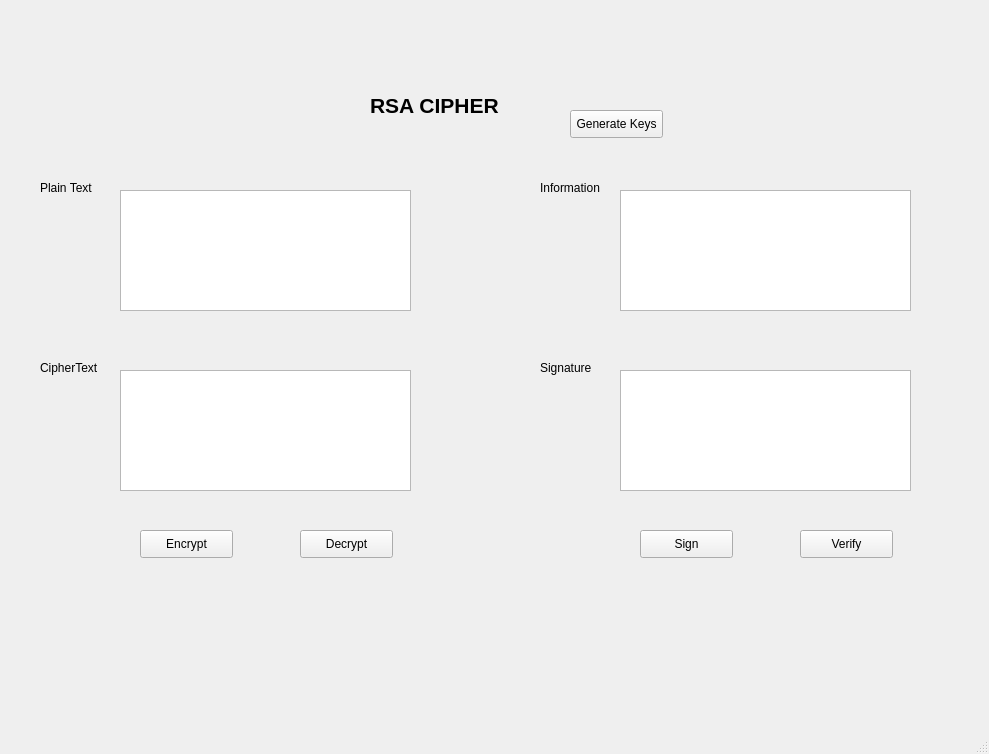
<?xml version="1.0" encoding="UTF-8"?>
<ui version="4.0">
 <class>MainWindow</class>
 <widget class="QMainWindow" name="MainWindow">
  <property name="geometry">
   <rect>
    <x>0</x>
    <y>0</y>
    <width>989</width>
    <height>754</height>
   </rect>
  </property>
  <property name="windowTitle">
   <string>MainWindow</string>
  </property>
  <widget class="QWidget" name="centralwidget">
   <widget class="QLabel" name="label">
    <property name="geometry">
     <rect>
      <x>370</x>
      <y>70</y>
      <width>171</width>
      <height>71</height>
     </rect>
    </property>
    <property name="font">
     <font>
      <pointsize>16</pointsize>
      <weight>75</weight>
      <bold>true</bold>
     </font>
    </property>
    <property name="text">
     <string>RSA CIPHER</string>
    </property>
   </widget>
   <widget class="QLabel" name="txt_plain_text">
    <property name="geometry">
     <rect>
      <x>40</x>
      <y>180</y>
      <width>61</width>
      <height>16</height>
     </rect>
    </property>
    <property name="text">
     <string>Plain Text</string>
    </property>
   </widget>
   <widget class="QLabel" name="txt_cipher_text">
    <property name="geometry">
     <rect>
      <x>40</x>
      <y>360</y>
      <width>71</width>
      <height>16</height>
     </rect>
    </property>
    <property name="text">
     <string>CipherText</string>
    </property>
   </widget>
   <widget class="QLabel" name="txt_info">
    <property name="geometry">
     <rect>
      <x>540</x>
      <y>180</y>
      <width>81</width>
      <height>16</height>
     </rect>
    </property>
    <property name="text">
     <string>Information</string>
    </property>
   </widget>
   <widget class="QLabel" name="txt_sign">
    <property name="geometry">
     <rect>
      <x>540</x>
      <y>360</y>
      <width>55</width>
      <height>16</height>
     </rect>
    </property>
    <property name="text">
     <string>Signature</string>
    </property>
   </widget>
   <widget class="QPushButton" name="btn_encrypt">
    <property name="geometry">
     <rect>
      <x>140</x>
      <y>530</y>
      <width>93</width>
      <height>28</height>
     </rect>
    </property>
    <property name="text">
     <string>Encrypt</string>
    </property>
   </widget>
   <widget class="QPushButton" name="btn_decrypt">
    <property name="geometry">
     <rect>
      <x>300</x>
      <y>530</y>
      <width>93</width>
      <height>28</height>
     </rect>
    </property>
    <property name="text">
     <string>Decrypt</string>
    </property>
   </widget>
   <widget class="QPushButton" name="btn_sign">
    <property name="geometry">
     <rect>
      <x>640</x>
      <y>530</y>
      <width>93</width>
      <height>28</height>
     </rect>
    </property>
    <property name="text">
     <string>Sign</string>
    </property>
   </widget>
   <widget class="QPushButton" name="btn_verify">
    <property name="geometry">
     <rect>
      <x>800</x>
      <y>530</y>
      <width>93</width>
      <height>28</height>
     </rect>
    </property>
    <property name="text">
     <string>Verify</string>
    </property>
   </widget>
   <widget class="QPushButton" name="btn_gen_keys">
    <property name="geometry">
     <rect>
      <x>570</x>
      <y>110</y>
      <width>93</width>
      <height>28</height>
     </rect>
    </property>
    <property name="text">
     <string>Generate Keys</string>
    </property>
   </widget>
   <widget class="QTextEdit" name="textEdit">
    <property name="geometry">
     <rect>
      <x>120</x>
      <y>370</y>
      <width>291</width>
      <height>121</height>
     </rect>
    </property>
   </widget>
   <widget class="QTextEdit" name="textEdit_2">
    <property name="geometry">
     <rect>
      <x>120</x>
      <y>190</y>
      <width>291</width>
      <height>121</height>
     </rect>
    </property>
   </widget>
   <widget class="QTextEdit" name="textEdit_3">
    <property name="geometry">
     <rect>
      <x>620</x>
      <y>370</y>
      <width>291</width>
      <height>121</height>
     </rect>
    </property>
   </widget>
   <widget class="QTextEdit" name="textEdit_4">
    <property name="geometry">
     <rect>
      <x>620</x>
      <y>190</y>
      <width>291</width>
      <height>121</height>
     </rect>
    </property>
   </widget>
  </widget>
  <widget class="QMenuBar" name="menubar">
   <property name="geometry">
    <rect>
     <x>0</x>
     <y>0</y>
     <width>989</width>
     <height>26</height>
    </rect>
   </property>
  </widget>
  <widget class="QStatusBar" name="statusbar"/>
 </widget>
 <resources/>
 <connections/>
</ui>
